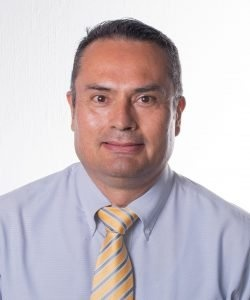
#> input picture P1_P2/IR.jpg, 250 x 300 px
$ python Practtica4_V1_21310181.py
#> lines starting #> are read from the running program, lines starting #| are printed output that depends on the picture
#Paulo Enrique Muñoz Razón      21310181
#Practica 4                11/03/2024
#Vision Artificial

#!/usr/bin/env python
# -*- coding: cp1252 -*-
# -*- coding: 850 -*-
# -*- coding: utf-8 -*-

import cv2
import numpy as np

imagen=cv2.imread("IR.jpg")
#> imagen is the input picture: shape (300, 250, 3); mean B, G, R 196.3, 190.8, 201.2
imagen1=imagen.copy()
imagen2=imagen.copy()
imagen3=imagen.copy()
imagen1[:,:,0]=imagen[:,:,0]+20
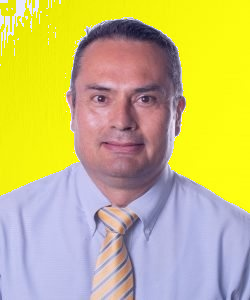
#> imagen1: shape (300, 250, 3); mean B, G, R 117.7, 190.8, 201.2
imagen2[:,:,1]=imagen[:,:,1]+50
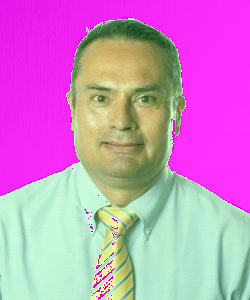
#> imagen2: shape (300, 250, 3); mean B, G, R 196.3, 137.5, 201.2
imagen3[:,:,2]=imagen[:,:,2]+60
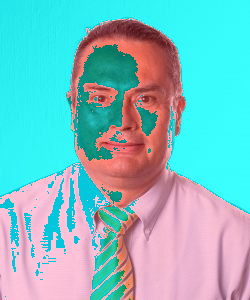
#> imagen3: shape (300, 250, 3); mean B, G, R 196.3, 190.8, 126.9

def whitepatch(imagen):
    m,n,c=imagen.shape
#> m = 300; n = 250; c = 3
    imagenc=imagen.copy()
    imagen=imagen.astype(np.float32)
    imagenc=imagenc.astype(np.float32)
    for x in range(m):
        for y in range(n):
            imagenc[x,y,0]=imagen[x,y,0]*(255/np.max(imagen[:,:,0]))
            imagenc[x,y,1]=imagen[x,y,1]*(255/np.max(imagen[:,:,1]))
            imagenc[x,y,2]=imagen[x,y,2]*(255/np.max(imagen[:,:,2]))

    imagenc=imagenc.astype(np.uint8)
    cv2.imshow("IR4", imagenc)
    cv2.waitKey()
    cv2.destroyAllWindows()


cv2.imshow("IR1", imagen1)
cv2.imshow("IR2", imagen2)
cv2.imshow("IR3", imagen3)
cv2.waitKey()
cv2.destroyAllWindows()

whitepatch(imagen1)
#> (the run stopped early here; a loop or call above may not have finished)
